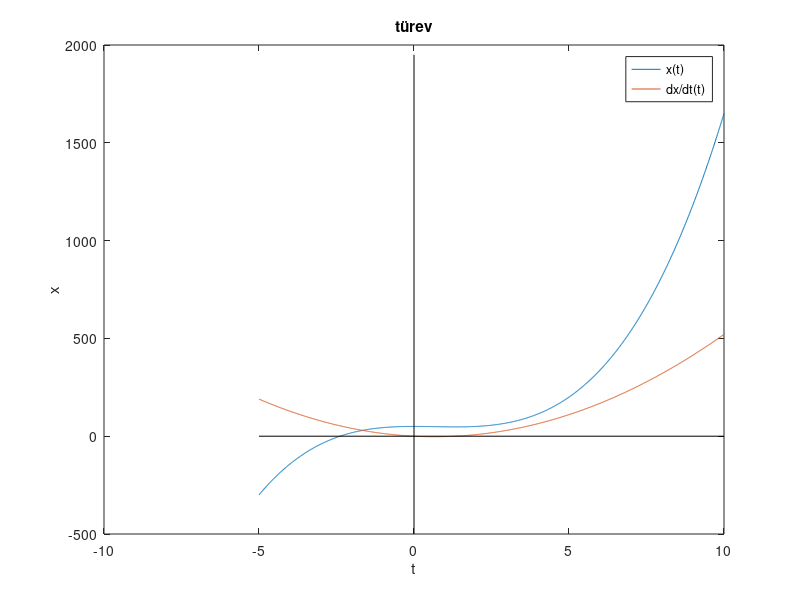

MATLAB code to generate this figure:
clear
clc
dt=0.01;
t=-5:dt:10;
% t=linspace(-5,10,1501);
x=2*t.^3-4*t.^2+50;
figure;
%subplot(2,1,1)
plot(t,x);
title('türev')
xlabel('t')
ylabel('x')
hold on
for i=1:length(x)-1
    dx(i)=x((i+1))-x(i);
end
dxdt=dx/dt;
dxdt=[dxdt dxdt(length(dxdt))];
% figure;
%subplot(2,1,2)
plot(t,dxdt);
 
z=[t(1) t(length(t))];
y=[0 0 ];
plot(z,y,'k');
z1=[x(1)-200 x(length(x))+300];
y1=[0 0];
plot(y1,z1,'k');

top=sum(x);
integral=top*dt


% z2=[-5 10];
% y2=[0 0 ];
% plot(z2,y2,'k');
% z12=[-100 600];
% y12=[0 0];
% plot(y12,z12,'k');
legend('x(t)','dx/dt(t)');
